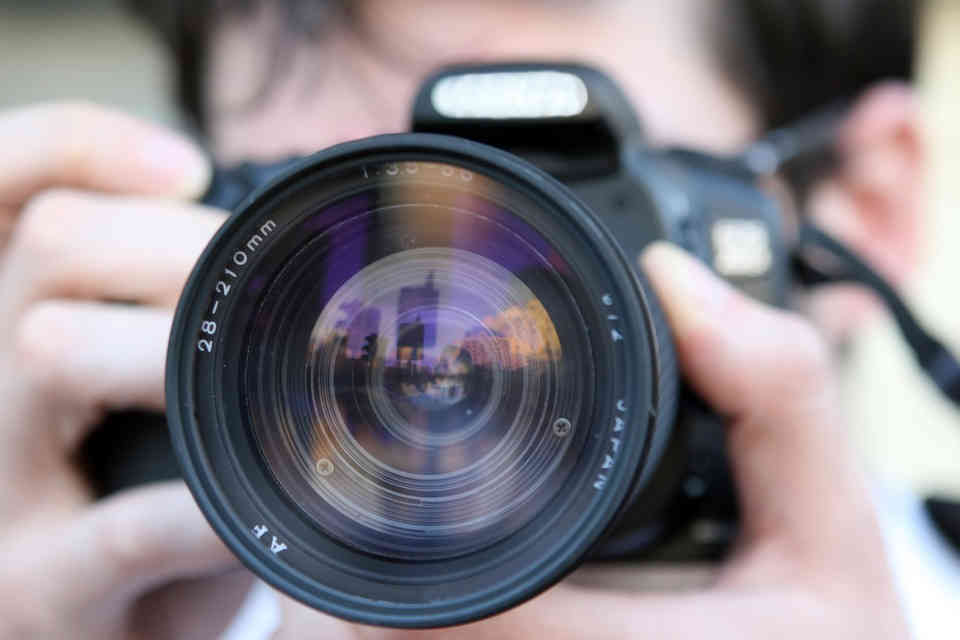
#> input picture img/obraz.jpg, 960 x 640 px
$ python zadanie6.py
#> lines starting #> are read from the running program, lines starting #| are printed output that depends on the picture
import cv2
import imutils

img = cv2.imread('img/obraz.jpg')
#> img is the input picture: shape (640, 960, 3); mean B, G, R 136.1, 129.7, 136
rotated = imutils.rotate_bound(img, -33)
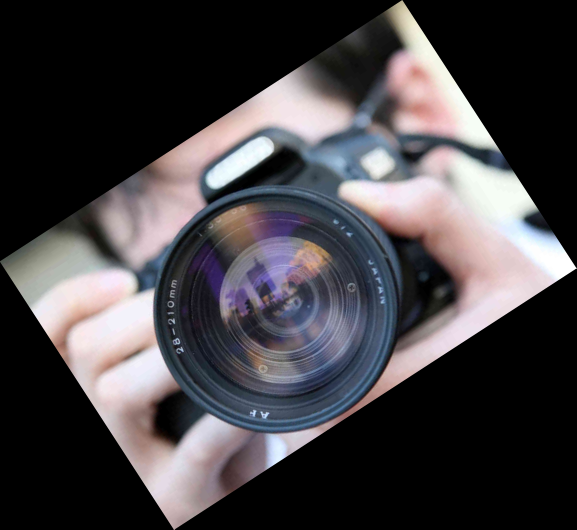
#> rotated: shape (1059, 1153, 3) (shown at 1/2 size); mean B, G, R 68.5, 65.3, 68.5
cv2.imshow('obraz', rotated)
cv2.waitKey(0)

$ run again, with img/R.jpg copied over img/obraz.jpg
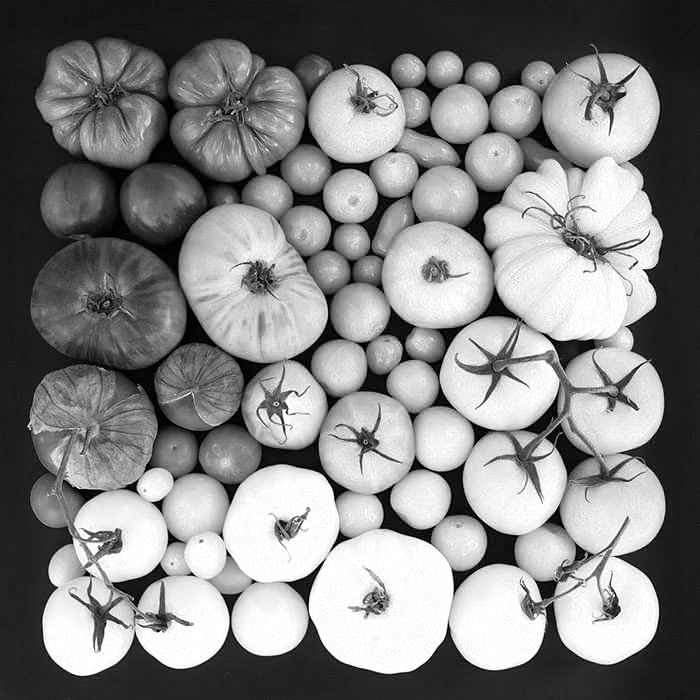
#> input picture img/R.jpg, 700 x 700 px
#> img is the input picture: shape (700, 700, 3); min 0, max 255, mean 131.1
#> `rotated = imutils.rotate_bound(img, -33)`:
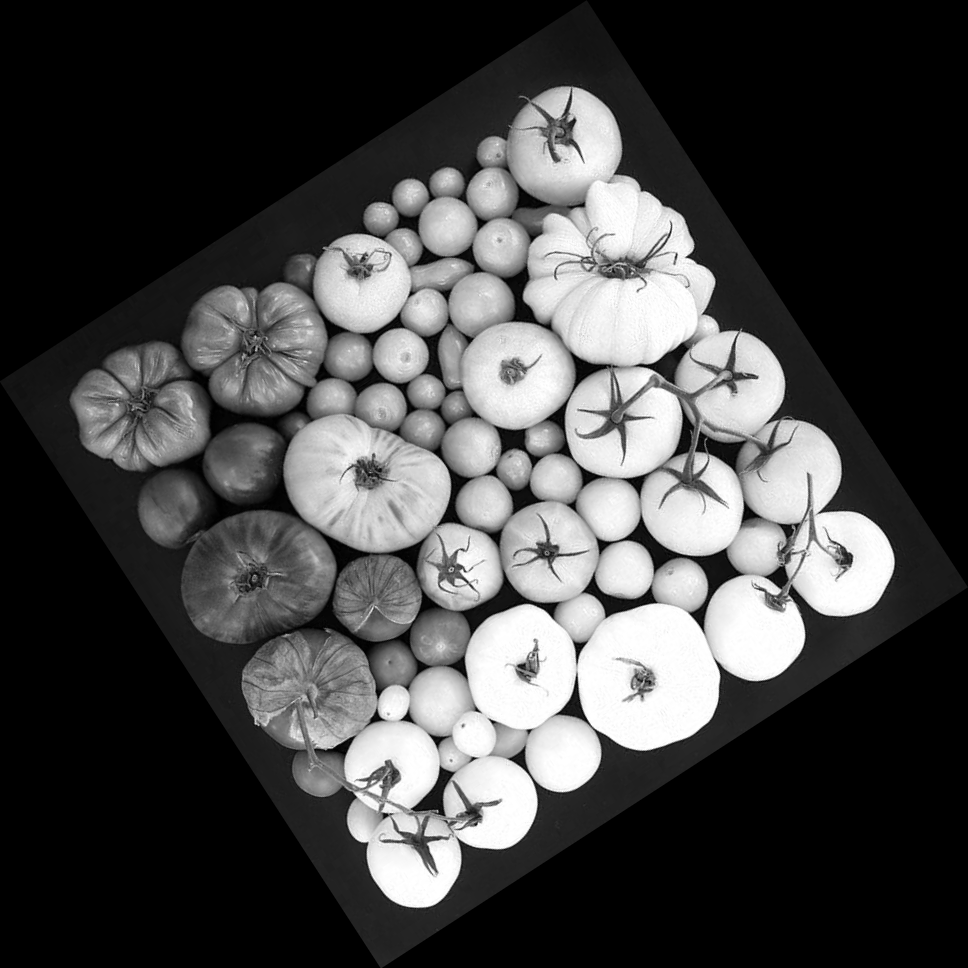
#> rotated: shape (968, 968, 3); min 0, max 255, mean 68.5
